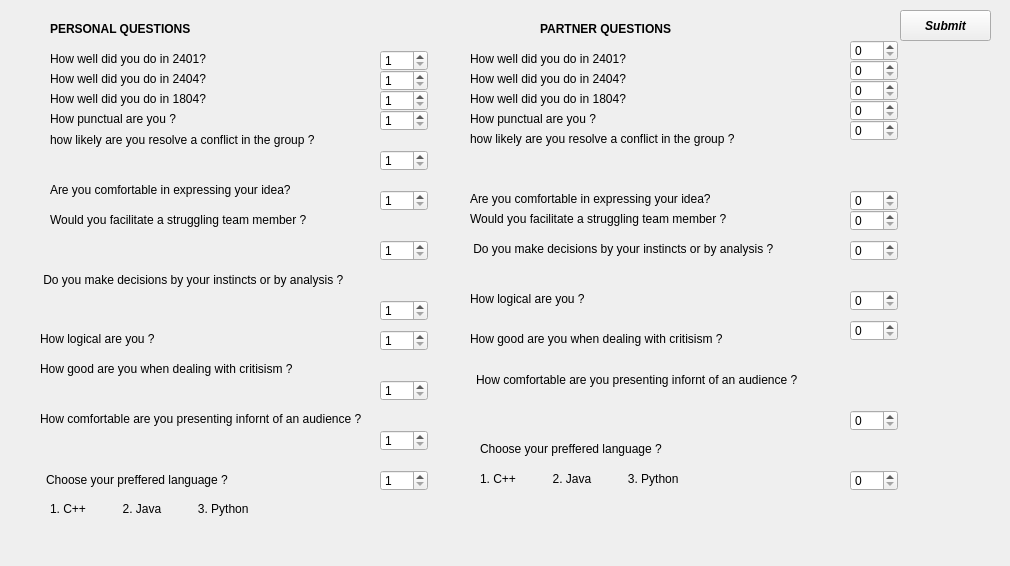
<?xml version="1.0" encoding="UTF-8"?>
<ui version="4.0">
 <class>studenteditquestions</class>
 <widget class="QWidget" name="studenteditquestions">
  <property name="geometry">
   <rect>
    <x>0</x>
    <y>0</y>
    <width>1010</width>
    <height>566</height>
   </rect>
  </property>
  <property name="windowTitle">
   <string>Edit Your Profile</string>
  </property>
  <widget class="QSpinBox" name="spinBox_3">
   <property name="geometry">
    <rect>
     <x>380</x>
     <y>90</y>
     <width>48</width>
     <height>21</height>
    </rect>
   </property>
   <property name="minimum">
    <number>1</number>
   </property>
   <property name="maximum">
    <number>5</number>
   </property>
  </widget>
  <widget class="QSpinBox" name="spinBox_6">
   <property name="geometry">
    <rect>
     <x>380</x>
     <y>190</y>
     <width>48</width>
     <height>21</height>
    </rect>
   </property>
   <property name="minimum">
    <number>1</number>
   </property>
   <property name="maximum">
    <number>5</number>
   </property>
  </widget>
  <widget class="QSpinBox" name="spinBox_5">
   <property name="geometry">
    <rect>
     <x>380</x>
     <y>150</y>
     <width>48</width>
     <height>21</height>
    </rect>
   </property>
   <property name="minimum">
    <number>1</number>
   </property>
   <property name="maximum">
    <number>5</number>
   </property>
  </widget>
  <widget class="QPushButton" name="pushButton">
   <property name="geometry">
    <rect>
     <x>900</x>
     <y>10</y>
     <width>91</width>
     <height>31</height>
    </rect>
   </property>
   <property name="font">
    <font>
     <weight>75</weight>
     <italic>true</italic>
     <bold>true</bold>
    </font>
   </property>
   <property name="text">
    <string>Submit</string>
   </property>
  </widget>
  <widget class="QSpinBox" name="spinBox_7">
   <property name="geometry">
    <rect>
     <x>380</x>
     <y>240</y>
     <width>48</width>
     <height>21</height>
    </rect>
   </property>
   <property name="minimum">
    <number>1</number>
   </property>
   <property name="maximum">
    <number>5</number>
   </property>
  </widget>
  <widget class="QSpinBox" name="spinBox_2">
   <property name="geometry">
    <rect>
     <x>380</x>
     <y>70</y>
     <width>48</width>
     <height>21</height>
    </rect>
   </property>
   <property name="minimum">
    <number>1</number>
   </property>
   <property name="maximum">
    <number>5</number>
   </property>
  </widget>
  <widget class="QSpinBox" name="spinBox_4">
   <property name="geometry">
    <rect>
     <x>380</x>
     <y>110</y>
     <width>48</width>
     <height>21</height>
    </rect>
   </property>
   <property name="minimum">
    <number>1</number>
   </property>
   <property name="maximum">
    <number>5</number>
   </property>
  </widget>
  <widget class="QSpinBox" name="spinBox">
   <property name="geometry">
    <rect>
     <x>380</x>
     <y>50</y>
     <width>48</width>
     <height>21</height>
    </rect>
   </property>
   <property name="minimum">
    <number>1</number>
   </property>
   <property name="maximum">
    <number>5</number>
   </property>
  </widget>
  <widget class="QSpinBox" name="spinBox_17">
   <property name="geometry">
    <rect>
     <x>850</x>
     <y>120</y>
     <width>48</width>
     <height>21</height>
    </rect>
   </property>
  </widget>
  <widget class="QSpinBox" name="spinBox_12">
   <property name="geometry">
    <rect>
     <x>380</x>
     <y>470</y>
     <width>48</width>
     <height>21</height>
    </rect>
   </property>
   <property name="minimum">
    <number>1</number>
   </property>
   <property name="maximum">
    <number>5</number>
   </property>
  </widget>
  <widget class="QSpinBox" name="spinBox_21">
   <property name="geometry">
    <rect>
     <x>850</x>
     <y>290</y>
     <width>48</width>
     <height>21</height>
    </rect>
   </property>
  </widget>
  <widget class="QSpinBox" name="spinBox_19">
   <property name="geometry">
    <rect>
     <x>850</x>
     <y>210</y>
     <width>48</width>
     <height>21</height>
    </rect>
   </property>
  </widget>
  <widget class="QSpinBox" name="spinBox_22">
   <property name="geometry">
    <rect>
     <x>850</x>
     <y>320</y>
     <width>48</width>
     <height>21</height>
    </rect>
   </property>
  </widget>
  <widget class="QSpinBox" name="spinBox_16">
   <property name="geometry">
    <rect>
     <x>850</x>
     <y>100</y>
     <width>48</width>
     <height>21</height>
    </rect>
   </property>
  </widget>
  <widget class="QSpinBox" name="spinBox_13">
   <property name="geometry">
    <rect>
     <x>850</x>
     <y>40</y>
     <width>48</width>
     <height>21</height>
    </rect>
   </property>
  </widget>
  <widget class="QSpinBox" name="spinBox_20">
   <property name="geometry">
    <rect>
     <x>850</x>
     <y>240</y>
     <width>48</width>
     <height>21</height>
    </rect>
   </property>
  </widget>
  <widget class="QSpinBox" name="spinBox_24">
   <property name="geometry">
    <rect>
     <x>850</x>
     <y>470</y>
     <width>48</width>
     <height>21</height>
    </rect>
   </property>
  </widget>
  <widget class="QSpinBox" name="spinBox_14">
   <property name="geometry">
    <rect>
     <x>850</x>
     <y>60</y>
     <width>48</width>
     <height>21</height>
    </rect>
   </property>
  </widget>
  <widget class="QSpinBox" name="spinBox_15">
   <property name="geometry">
    <rect>
     <x>850</x>
     <y>80</y>
     <width>48</width>
     <height>21</height>
    </rect>
   </property>
  </widget>
  <widget class="QSpinBox" name="spinBox_18">
   <property name="geometry">
    <rect>
     <x>850</x>
     <y>190</y>
     <width>48</width>
     <height>21</height>
    </rect>
   </property>
  </widget>
  <widget class="QLabel" name="label">
   <property name="geometry">
    <rect>
     <x>50</x>
     <y>20</y>
     <width>191</width>
     <height>17</height>
    </rect>
   </property>
   <property name="font">
    <font>
     <weight>75</weight>
     <bold>true</bold>
    </font>
   </property>
   <property name="text">
    <string>PERSONAL QUESTIONS </string>
   </property>
  </widget>
  <widget class="QLabel" name="label_2">
   <property name="geometry">
    <rect>
     <x>50</x>
     <y>50</y>
     <width>211</width>
     <height>17</height>
    </rect>
   </property>
   <property name="text">
    <string>How well did you do in 2401?  </string>
   </property>
  </widget>
  <widget class="QLabel" name="label_3">
   <property name="geometry">
    <rect>
     <x>50</x>
     <y>70</y>
     <width>301</width>
     <height>17</height>
    </rect>
   </property>
   <property name="text">
    <string>How well did you do in 2404?  </string>
   </property>
  </widget>
  <widget class="QLabel" name="label_4">
   <property name="geometry">
    <rect>
     <x>50</x>
     <y>90</y>
     <width>221</width>
     <height>17</height>
    </rect>
   </property>
   <property name="text">
    <string>How well did you do in 1804?  </string>
   </property>
  </widget>
  <widget class="QLabel" name="label_5">
   <property name="geometry">
    <rect>
     <x>50</x>
     <y>110</y>
     <width>211</width>
     <height>17</height>
    </rect>
   </property>
   <property name="text">
    <string>How punctual are you ?</string>
   </property>
  </widget>
  <widget class="QLabel" name="label_6">
   <property name="geometry">
    <rect>
     <x>50</x>
     <y>130</y>
     <width>341</width>
     <height>20</height>
    </rect>
   </property>
   <property name="text">
    <string>how likely are you resolve a conflict in the group ?</string>
   </property>
  </widget>
  <widget class="QLabel" name="label_7">
   <property name="geometry">
    <rect>
     <x>50</x>
     <y>180</y>
     <width>341</width>
     <height>20</height>
    </rect>
   </property>
   <property name="text">
    <string>Are you comfortable in expressing your idea?</string>
   </property>
  </widget>
  <widget class="QSpinBox" name="spinBox_10">
   <property name="geometry">
    <rect>
     <x>380</x>
     <y>380</y>
     <width>48</width>
     <height>21</height>
    </rect>
   </property>
   <property name="minimum">
    <number>1</number>
   </property>
   <property name="maximum">
    <number>5</number>
   </property>
  </widget>
  <widget class="QSpinBox" name="spinBox_9">
   <property name="geometry">
    <rect>
     <x>380</x>
     <y>330</y>
     <width>48</width>
     <height>21</height>
    </rect>
   </property>
   <property name="minimum">
    <number>1</number>
   </property>
   <property name="maximum">
    <number>5</number>
   </property>
  </widget>
  <widget class="QSpinBox" name="spinBox_23">
   <property name="geometry">
    <rect>
     <x>850</x>
     <y>410</y>
     <width>48</width>
     <height>21</height>
    </rect>
   </property>
  </widget>
  <widget class="QSpinBox" name="spinBox_8">
   <property name="geometry">
    <rect>
     <x>380</x>
     <y>300</y>
     <width>48</width>
     <height>21</height>
    </rect>
   </property>
   <property name="minimum">
    <number>1</number>
   </property>
   <property name="maximum">
    <number>5</number>
   </property>
  </widget>
  <widget class="QSpinBox" name="spinBox_11">
   <property name="geometry">
    <rect>
     <x>380</x>
     <y>430</y>
     <width>48</width>
     <height>21</height>
    </rect>
   </property>
   <property name="minimum">
    <number>1</number>
   </property>
   <property name="maximum">
    <number>5</number>
   </property>
  </widget>
  <widget class="QLabel" name="label_8">
   <property name="geometry">
    <rect>
     <x>50</x>
     <y>210</y>
     <width>341</width>
     <height>20</height>
    </rect>
   </property>
   <property name="text">
    <string>Would you facilitate a struggling team member ?</string>
   </property>
  </widget>
  <widget class="QLabel" name="label_9">
   <property name="geometry">
    <rect>
     <x>40</x>
     <y>270</y>
     <width>381</width>
     <height>20</height>
    </rect>
   </property>
   <property name="text">
    <string> Do you make decisions by your instincts or by analysis ?</string>
   </property>
  </widget>
  <widget class="QLabel" name="label_10">
   <property name="geometry">
    <rect>
     <x>40</x>
     <y>330</y>
     <width>171</width>
     <height>17</height>
    </rect>
   </property>
   <property name="text">
    <string>How logical are you ?</string>
   </property>
  </widget>
  <widget class="QLabel" name="label_11">
   <property name="geometry">
    <rect>
     <x>40</x>
     <y>360</y>
     <width>321</width>
     <height>17</height>
    </rect>
   </property>
   <property name="text">
    <string>How good are you when dealing with critisism ?</string>
   </property>
  </widget>
  <widget class="QLabel" name="label_12">
   <property name="geometry">
    <rect>
     <x>40</x>
     <y>410</y>
     <width>421</width>
     <height>17</height>
    </rect>
   </property>
   <property name="text">
    <string>How comfortable are you presenting infornt of an audience ?</string>
   </property>
  </widget>
  <widget class="QLabel" name="label_13">
   <property name="geometry">
    <rect>
     <x>46</x>
     <y>470</y>
     <width>241</width>
     <height>20</height>
    </rect>
   </property>
   <property name="text">
    <string>Choose your preffered language ?</string>
   </property>
  </widget>
  <widget class="QLabel" name="label_14">
   <property name="geometry">
    <rect>
     <x>50</x>
     <y>500</y>
     <width>231</width>
     <height>17</height>
    </rect>
   </property>
   <property name="text">
    <string>1. C++           2. Java           3. Python</string>
   </property>
  </widget>
  <widget class="QLabel" name="label_15">
   <property name="geometry">
    <rect>
     <x>540</x>
     <y>20</y>
     <width>191</width>
     <height>17</height>
    </rect>
   </property>
   <property name="font">
    <font>
     <weight>75</weight>
     <bold>true</bold>
    </font>
   </property>
   <property name="text">
    <string>PARTNER QUESTIONS </string>
   </property>
  </widget>
  <widget class="QLabel" name="label_16">
   <property name="geometry">
    <rect>
     <x>470</x>
     <y>50</y>
     <width>321</width>
     <height>17</height>
    </rect>
   </property>
   <property name="text">
    <string>How well did you do in 2401?  </string>
   </property>
  </widget>
  <widget class="QLabel" name="label_17">
   <property name="geometry">
    <rect>
     <x>470</x>
     <y>70</y>
     <width>321</width>
     <height>17</height>
    </rect>
   </property>
   <property name="text">
    <string>How well did you do in 2404?  </string>
   </property>
  </widget>
  <widget class="QLabel" name="label_18">
   <property name="geometry">
    <rect>
     <x>470</x>
     <y>90</y>
     <width>231</width>
     <height>17</height>
    </rect>
   </property>
   <property name="text">
    <string>How well did you do in 1804?  </string>
   </property>
  </widget>
  <widget class="QLabel" name="label_19">
   <property name="geometry">
    <rect>
     <x>470</x>
     <y>110</y>
     <width>281</width>
     <height>17</height>
    </rect>
   </property>
   <property name="text">
    <string>How punctual are you ?</string>
   </property>
  </widget>
  <widget class="QLabel" name="label_20">
   <property name="geometry">
    <rect>
     <x>470</x>
     <y>130</y>
     <width>371</width>
     <height>17</height>
    </rect>
   </property>
   <property name="text">
    <string>how likely are you resolve a conflict in the group ?</string>
   </property>
  </widget>
  <widget class="QLabel" name="label_21">
   <property name="geometry">
    <rect>
     <x>470</x>
     <y>190</y>
     <width>331</width>
     <height>17</height>
    </rect>
   </property>
   <property name="text">
    <string>Are you comfortable in expressing your idea?</string>
   </property>
  </widget>
  <widget class="QLabel" name="label_22">
   <property name="geometry">
    <rect>
     <x>470</x>
     <y>210</y>
     <width>341</width>
     <height>17</height>
    </rect>
   </property>
   <property name="text">
    <string>Would you facilitate a struggling team member ?</string>
   </property>
  </widget>
  <widget class="QLabel" name="label_23">
   <property name="geometry">
    <rect>
     <x>470</x>
     <y>240</y>
     <width>391</width>
     <height>17</height>
    </rect>
   </property>
   <property name="text">
    <string> Do you make decisions by your instincts or by analysis ?</string>
   </property>
  </widget>
  <widget class="QLabel" name="label_24">
   <property name="geometry">
    <rect>
     <x>470</x>
     <y>290</y>
     <width>351</width>
     <height>17</height>
    </rect>
   </property>
   <property name="text">
    <string>How logical are you ?</string>
   </property>
  </widget>
  <widget class="QLabel" name="label_25">
   <property name="geometry">
    <rect>
     <x>470</x>
     <y>330</y>
     <width>381</width>
     <height>17</height>
    </rect>
   </property>
   <property name="text">
    <string>How good are you when dealing with critisism ?</string>
   </property>
  </widget>
  <widget class="QLabel" name="label_26">
   <property name="geometry">
    <rect>
     <x>476</x>
     <y>370</y>
     <width>421</width>
     <height>20</height>
    </rect>
   </property>
   <property name="text">
    <string>How comfortable are you presenting infornt of an audience ?</string>
   </property>
  </widget>
  <widget class="QLabel" name="label_27">
   <property name="geometry">
    <rect>
     <x>480</x>
     <y>440</y>
     <width>241</width>
     <height>17</height>
    </rect>
   </property>
   <property name="text">
    <string>Choose your preffered language ?</string>
   </property>
  </widget>
  <widget class="QLabel" name="label_28">
   <property name="geometry">
    <rect>
     <x>480</x>
     <y>470</y>
     <width>281</width>
     <height>17</height>
    </rect>
   </property>
   <property name="text">
    <string>1. C++           2. Java           3. Python</string>
   </property>
  </widget>
  <widget class="QLabel" name="label_29">
   <property name="geometry">
    <rect>
     <x>0</x>
     <y>0</y>
     <width>1001</width>
     <height>581</height>
    </rect>
   </property>
   <property name="text">
    <string/>
   </property>
  </widget>
  <zorder>label_29</zorder>
  <zorder>spinBox_3</zorder>
  <zorder>spinBox_6</zorder>
  <zorder>spinBox_5</zorder>
  <zorder>pushButton</zorder>
  <zorder>spinBox_7</zorder>
  <zorder>spinBox_2</zorder>
  <zorder>spinBox_4</zorder>
  <zorder>spinBox</zorder>
  <zorder>spinBox_17</zorder>
  <zorder>spinBox_12</zorder>
  <zorder>spinBox_21</zorder>
  <zorder>spinBox_19</zorder>
  <zorder>spinBox_22</zorder>
  <zorder>spinBox_16</zorder>
  <zorder>spinBox_13</zorder>
  <zorder>spinBox_20</zorder>
  <zorder>spinBox_24</zorder>
  <zorder>spinBox_14</zorder>
  <zorder>spinBox_15</zorder>
  <zorder>spinBox_18</zorder>
  <zorder>label</zorder>
  <zorder>label_2</zorder>
  <zorder>label_3</zorder>
  <zorder>label_4</zorder>
  <zorder>label_5</zorder>
  <zorder>label_6</zorder>
  <zorder>label_7</zorder>
  <zorder>spinBox_10</zorder>
  <zorder>spinBox_9</zorder>
  <zorder>spinBox_23</zorder>
  <zorder>spinBox_8</zorder>
  <zorder>spinBox_11</zorder>
  <zorder>label_8</zorder>
  <zorder>label_9</zorder>
  <zorder>label_10</zorder>
  <zorder>label_11</zorder>
  <zorder>label_12</zorder>
  <zorder>label_13</zorder>
  <zorder>label_14</zorder>
  <zorder>label_15</zorder>
  <zorder>label_16</zorder>
  <zorder>label_17</zorder>
  <zorder>label_18</zorder>
  <zorder>label_19</zorder>
  <zorder>label_20</zorder>
  <zorder>label_21</zorder>
  <zorder>label_22</zorder>
  <zorder>label_23</zorder>
  <zorder>label_24</zorder>
  <zorder>label_25</zorder>
  <zorder>label_26</zorder>
  <zorder>label_27</zorder>
  <zorder>label_28</zorder>
 </widget>
 <resources/>
 <connections/>
</ui>
